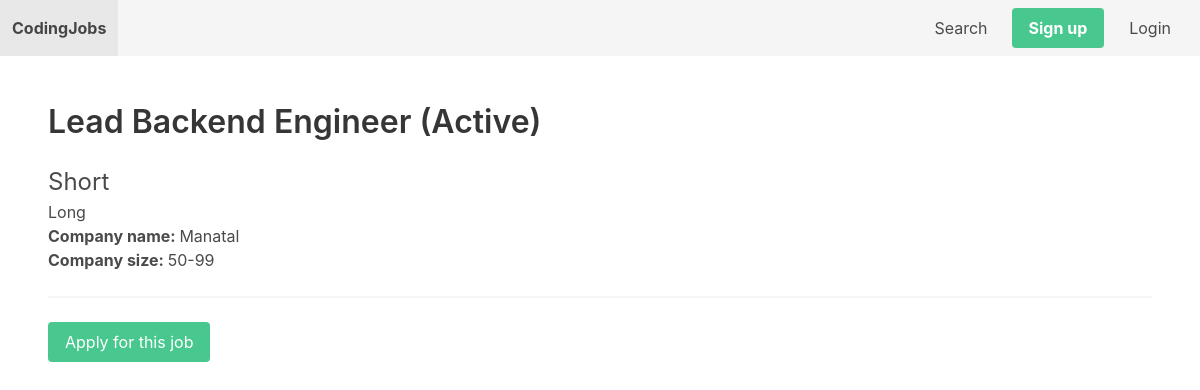
Screenshot of /jobs/3/ with the database file from the repository.
### apps/job/models.py (models this page shows, shortened)
class Job(models.Model):
    SIZE_1_9 = 'size_1_9'
    SIZE_10_49 = 'size_10_49'
    SIZE_50_99 = 'size_50_99'
    SIZE_100 = 'size_100'
    CHOICES_SIZE = (
        (SIZE_1_9, '1-9'),
        (SIZE_10_49, '10-49'),
        (SIZE_50_99, '50-99'),
        (SIZE_100, '100+'),
    )
    ACTIVE = 'active'
    EMPLOYED = 'employed'
    ARCHIVED = 'archived'
    CHOICES_STATUS = (
        (ACTIVE, 'Active'),
        (EMPLOYED, 'Employed'),
        (ARCHIVED, 'Archived')
    )
    title = models.CharField(max_length=255)
    short_description = models.TextField()
    long_description = models.TextField(blank=True, null=True)
    company_name = models.CharField(max_length=255)
    company_address = models.CharField(max_length=255, blank=True, null=True)
    company_zipcode = models.CharField(max_length=255, blank=True, null=True)
    company_place = models.CharField(max_length=255, blank=True, null=True)
    company_country = models.CharField(max_length=255, blank=True, null=True)
    company_size = models.CharField(max_length=20, choices=CHOICES_SIZE, default=SIZE_1_9)
    created_by = models.ForeignKey(User, related_name='jobs', on_delete=models.CASCADE)
    created_at = models.DateTimeField(auto_now_add=True)
    changed_at = models.DateTimeField(auto_now=True)
    status = models.CharField(max_length=20, choices=CHOICES_STATUS, default=ACTIVE)

### apps/job/views.py (the view)
# urls.py: path('<int:job_id>/', job_detail, name='job_detail'),
def job_detail(request, job_id):
    job = Job.objects.get(pk=job_id)
    return render(request, 'job/job_detail.html', {'job': job})

### apps/notification/context_processors.py (called while the page is built)
def notifications(request):
    if request.user.is_authenticated:
        return {'notifications': request.user.notifications.filter(is_read=False)}
    else:
        return{'notifications': []}

### apps/job/templates/job/job_detail.html (shortened to what this page needs)
{% extends 'core/base.html' %}
{% block content %}
    <h1 class="title">{{ job.title }} ({{ job.get_status_display }})</h1>
    <p class="is-size-4">{{ job.short_description }}</p>
    <p>{{ job.long_description }}</p>
    <b>Company name: </b>{{ job.company_name }}<br>
    <b>Company size: </b>{{ job.get_company_size_display }}<br>
    <hr>
    {% if job.status == 'active' %}
        <a href={% url 'apply_for_job' job.id %} class="button is-success">Apply for this job</a>
    {% else %}
        <p>This job is not available anymore</p>
    {% endif %}
{% endblock %}

### rows the page displays
Job: title "Lead Backend Engineer", status "Active", short_description "Short", long_description "Long", company_name "Manatal", company_size "50-99"
